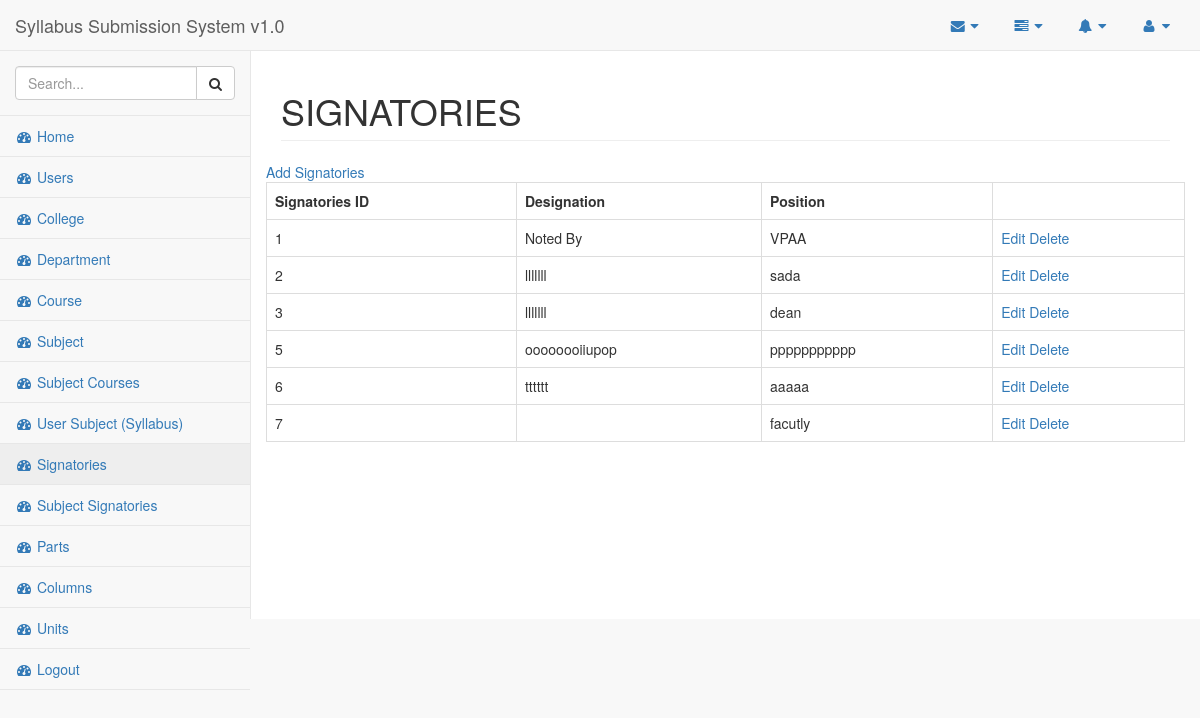
The app's page /?page=signatories (signed in) with its own data.
### tables this page shows
CREATE TABLE `signatories` (
  `sig_id` int(11) NOT NULL,
  `designation` varchar(50) NOT NULL,
  `position` varchar(50) NOT NULL
);

### pages/signatories.php (the view, shortened to what this page needs)
<?php
$signatories = $DB->query( "SELECT * FROM signatories" );
?>
<link><a href="<?php echo SITE_URL ?>/?page=add-new-signatories">Add Signatories </a></button>
<table class="table table-bordered">
<tr>
<th>Signatories ID</th>
<th>Designation</th>
<th>Position</th>
<th></th>
</tr>
<?php if( $signatories->num_rows ) { ?>
<?php while( $signatorie = $signatories->fetch_object() ) { ?>
<tr>
<td><?php echo $signatorie->sig_id ?></td>
<td><?php echo $signatorie->designation ?></td>
<td><?php echo $signatorie->position ?></td>
<td>
	<a href="<?php echo SITE_URL ?>/?page=edit_signatories&sig_id=<?php echo $signatorie->sig_id ?>">Edit</a>
	<a href="<?php echo SITE_URL ?>/?action=delete_signatories&sig_id=<?php echo $signatorie->sig_id ?>" onclick="return confirm('Are you sure you want to delete this Signatories?'); ">Delete</a>
</td>
</tr>
<?php } ?>
<?php } else { ?>
<tr>
<td colspan="4">No current record.</td>
</tr>
<?php } ?>
</table>

### records on screen
signatories: sig_id "1", designation "Noted By", position "VPAA"
signatories: sig_id "2", designation "lllllll", position "sada"
signatories: sig_id "3", designation "lllllll", position "dean"
signatories: sig_id "5", designation "oooooooiiupop", position "ppppppppppp"
signatories: sig_id "6", designation "tttttt", position "aaaaa"
signatories: sig_id "7", position "facutly"
